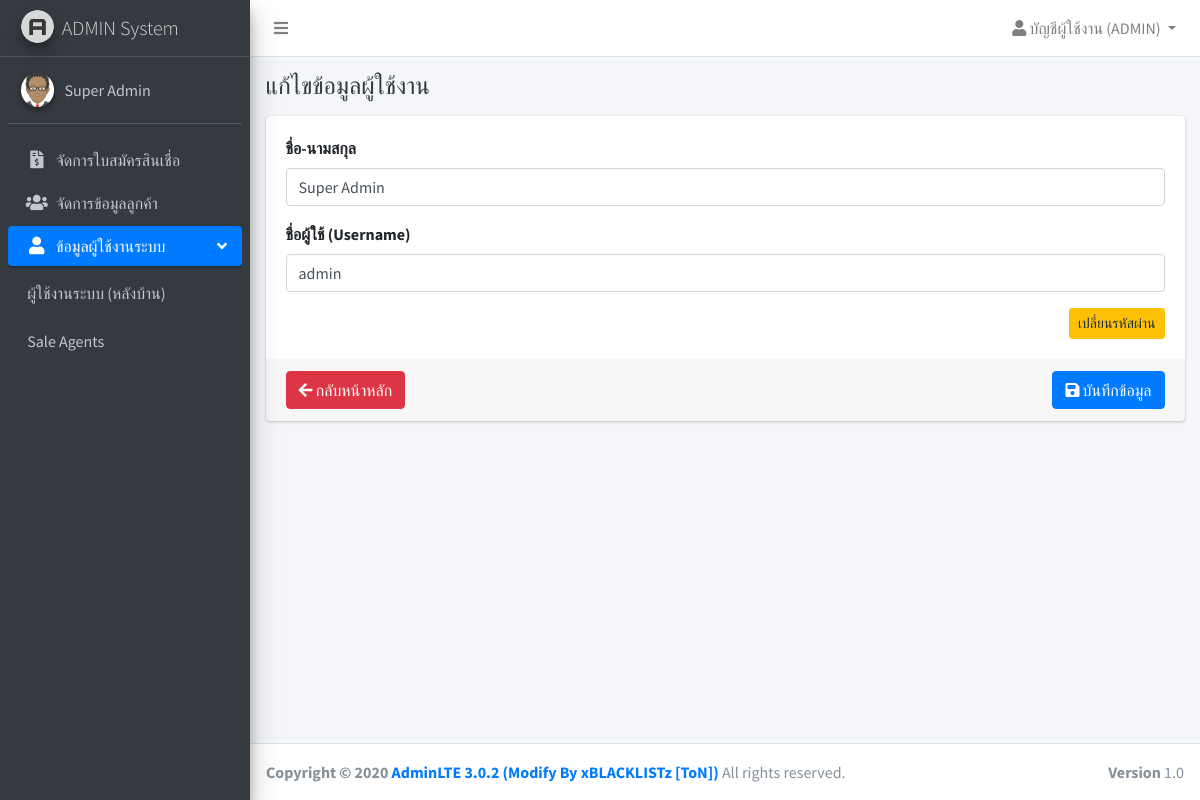
/admin/users/forms.php?page=admins&id=1 (signed in), run on the app's committed database.
### tables this page shows
CREATE TABLE `users` (
  `id` int(11) NOT NULL,
  `username` varchar(32) NOT NULL,
  `password` varchar(64) NOT NULL,
  `name` varchar(255) NOT NULL,
  `is_owner` int(1) NOT NULL,
  `role` varchar(10) NOT NULL,
  `created_at` timestamp NOT NULL DEFAULT current_timestamp(),
  `updated_at` timestamp NULL DEFAULT NULL ON UPDATE current_timestamp()
);

### app/SQLiManager.php (called while the page is built, shortened)
<?php
if(class_exists('SQLiManager') === false)
{
	class SQLiManager{
		var $table;
		var $field;
		var $condition;
		public function SQLiManager()
		{
			$this->connect = mysqli_connect(DB_HOST,DB_USER,DB_PASS,DB_NAME);
			$cs1 = "SET character_set_results=utf8";
			mysqli_query($this->connect,$cs1) or die('Error query: ' . mysqli_error($this->connect));
			$cs2 = "SET character_set_client = utf8";
			mysqli_query($this->connect,$cs2) or die('Error query: ' . mysqli_error($this->connect));
			$cs3 = "SET character_set_connection = utf8";
			mysqli_query($this->connect,$cs3) or die('Error query: ' . mysqli_error($this->connect));
			$this->field="*";
		}
		public function select()
		{
			$this->sql="SELECT $this->field FROM $this->table $this->condition";
			$result=mysqli_query($this->connect,$this->sql) or trigger_error(mysqli_error($this->connect),E_USER_ERROR);
			return $result;
		}
	}
}
?>

### app/check_auth.php (called while the page is built, shortened)
<?php
$sql = new SQLiManager();
if( !empty($_SESSION["admin"]) ){
	$sql->table = "users";
	$sql->field = "name, username";
	$sql->condition = "WHERE id={$_SESSION["admin"]}";
	$rsAuth = $sql->select();
}
if( !empty($rsAuth) ){
	if( mysqli_num_rows($rsAuth) <= 0 ){
		session_destroy();
		ob_clean();
		header("location:".URL);
	}
	else{
		$auth = mysqli_fetch_assoc($rsAuth);
	}
}

### admin/layouts/menu_init.php (called while the page is built)
<?php
$menu[] = ["label"=>"จัดการใบสมัครสินเชื่อ", "key"=>"borrows", "url"=>URL."admin/borrows", 'icon'=>'fas fa-file-invoice-dollar'];
$menu[] = ["label"=>"จัดการข้อมูลลูกค้า", "key"=>"customers", "url"=>URL."admin/customers", 'icon'=>'fa fa-users'];
$sub_admin[] = ["label"=>"ผู้ใช้งานระบบ (หลังบ้าน)", "key"=>"admins", "url"=>URL."admin/users", 'icon'=>''];
$sub_admin[] = ["label"=>"Sale Agents", "key"=>"users", "url"=>URL."admin/sales", 'icon'=>''];
$menu[] = ["label"=>"ข้อมูลผู้ใช้งานระบบ", "key"=>"admins", 'icon'=>'fa fa-user', "sub"=>$sub_admin];

### admin/users/forms.php (the view, shortened to what this page needs)
<?php
include("../layouts/header.php");
include($_pathURL."admin/layouts/navbar.php");
include($_pathURL."admin/layouts/menu.php");
$_title = "เพิ่มข้อมูลผู้ใช้งาน";
$_action = URL."admin/users/save.php?page={$_GET["page"]}";
if( !empty($_GET["id"]) ){
	$sql->table = "users";
	$sql->condition = "WHERE id={$_GET["id"]} LIMIT 1";
	$query = $sql->select();
	$result = mysqli_fetch_assoc($query);
	$_title = "แก้ไขข้อมูลผู้ใช้งาน";
	$_action = URL."admin/users/update.php?page={$_GET["page"]}";
}
?>
<div class="content-wrapper">
	<div class="content-header">
		<div class="container-fluid">
			<div class="row">
				<div class="col-sm-12">
					<div class="clearfix">
						<h4 class="m-0 text-dark float-left"><?= !empty($_title) ? $_title : "" ?></h4>
					</div>
				</div>
			</div>
		</div>
	</div>
	<section class="content">
		<div class="container-fluid">
			<div class="card">
				<form class="form-submit" action="<?=$_action?>" method="POST">
					<div class="card-body">
						<div class="form-group">
							<label for="name">ชื่อ-นามสกุล</label>
							<input type="name" class="form-control" id="name" name="name" placeholder="กรอกชื่อ-นามสกุล" value="<?= !empty($result["name"]) ? $result["name"] : "" ?>">
						</div>
						<div class="form-group">
							<label for="username">ชื่อผู้ใช้ (Username)</label>
							<input type="text" class="form-control" id="username" name="username" placeholder="Username" value="<?= !empty($result["username"]) ? $result["username"] : "" ?>">
						</div>
						<?php if( empty($result) ) { ?>
							<div class="form-group">
								<label for="password">รหัสผ่าน (Password)</label>
								<input type="password" class="form-control" id="password" name="password" placeholder="Password">
								<div class="invalid-feedback"></div>
							</div>
							<div class="form-group">
								<label for="password2">ยืนยันรหัสผ่าน (Confirm Password)</label>
								<input type="password" class="form-control" id="password2" name="password2" placeholder="Confirm Password">
								<div class="invalid-feedback"></div>
							</div>
							<div class="form-group">
								<label for="role">บทบาท</label>
								<select id="role" name="role" class="form-control">
									<option value="">- เลือกบทบาท -</option>
									<?php
									foreach (role() as $key => $value) {
										echo '<option value="'.$value["id"].'">'.$value["name"].'</option>';
									}
									?>
								</select>
								<div class="invalid-feedback"></div>
							</div>
						<?php }else{
							echo '<div class="clearfix">
									<a href='.URL.'admin/users/password.php?id='.$result["id"].'&page='.$_GET["page"].' class="btn btn-sm btn-warning float-right">เปลี่ยนรหัสผ่าน</a>
								  </div>';
						} ?>
					</div>
					<div class="card-footer">
						<div class="clearfix">
							<a href="<?=URL?>admin/users/?page=<?=$_GET["page"]?>" class="btn btn-danger float-left">
								<i class="fa fa-arrow-left"></i> กลับหน้าหลัก
							</a>
							<button type="submit" class="btn btn-primary btn-submit float-right">
								<i class="fa fa-save"></i> บันทึกข้อมูล
							</button>
						</div>
					</div>
				</form>
			</div>
		</div>
	</section>
</div>
<?php
include($_pathURL."admin/layouts/footer.php");
?>

### admin/layouts/navbar.php (shortened to what this page needs)
<nav class="main-header navbar navbar-expand navbar-white navbar-light">
	<ul class="navbar-nav">
		<li class="nav-item">
			<a class="nav-link" data-widget="pushmenu" href="#"><i class="fas fa-bars"></i></a>
		</li>
	</ul>
	<ul class="navbar-nav ml-auto">
		<li class="nav-item dropdown">
			<a class="nav-link dropdown-toggle" href="#" id="navbarDropdown" role="button" data-toggle="dropdown" aria-haspopup="true" aria-expanded="false">
				<i class="fa fa-user"></i> บัญชีผู้ใช้งาน (<?=strtoupper($auth["username"])?>)
			</a>
		</li>
	</ul>
</nav>

### admin/layouts/menu.php (shortened to what this page needs)
<aside class="main-sidebar sidebar-dark-primary elevation-4">
	<a href="index3.html" class="brand-link">
		<img src="<?=IMAGES?>/AdminLTELogo.png" alt="AdminLTE Logo" class="brand-image img-circle elevation-3"
		style="opacity: .8">
		<span class="brand-text font-weight-light">ADMIN System</span>
	</a>
	<div class="sidebar">
		<div class="user-panel mt-3 pb-3 mb-3 d-flex">
			<div class="image">
				<img src="<?=IMAGES?>/avatar.png" class="img-circle elevation-2" alt="User Image">
			</div>
			<div class="info">
				<a href="" class="d-block"><?=$auth["name"]?></a>
			</div>
		</div>
          <?php include("menu_init.php"); ?>
		<nav class="mt-2">
			<ul class="nav nav-pills nav-sidebar flex-column" data-widget="treeview" role="menu" data-accordion="false">
               <?php
               foreach ($menu as $key => $value) {
                    if( empty($value["sub"]) ){
                         ?>
                         <li class="nav-item">
                              <a href="<?=$value["url"]?>?page=<?=$value['key']?>" class="nav-link <?= $value['key'] == $_GET['page'] ? "active" : "" ?>">
                                   <i class="nav-icon <?=$value["icon"]?>"></i>
                                   <p>
                                        <?=$value["label"]?>
                                   </p>
                              </a>
                         </li>
                         <?php
                    }
                    else{
                         ?>
                         <li class="nav-item has-treeview <?= $value['key'] == $_GET['page'] ? "menu-open" : "" ?>">
                              <a href="#" class="nav-link <?= $value['key'] == $_GET['page'] ? "active" : "" ?>">
                                   <i class="nav-icon <?=$value["icon"]?>"></i>
                                   <p>
                                        <?=$value["label"]?>
                                        <i class="right fas fa-angle-left"></i>
                                   </p>
                              </a>
                              <ul class="nav nav-treeview">
                                   <?php
                                   foreach ($value["sub"] as $sub) {
                                        ?>
                                        <li class="nav-item">
                                             <a href="<?=$sub['url']?>?page=<?=$value["key"]?>&sub=<?=$sub["key"]?>" class="nav-link  <?= $sub['key'] == $_GET['sub'] ? "active" : "" ?>">
                                                  <p><?=$sub['label']?></p>
                                             </a>
                                        </li>
                                        <?php
                                   }
                                   ?>
                              </ul>
                         </li>
                         <?php
                    }
               }
               ?>
          </ul>
      </nav>
  </div>
</aside>

### data on the page
users: username "ADMIN", name "Super Admin", username "admin"

### other printed values
$value["label"] "จัดการใบสมัครสินเชื่อ"
$value["label"] "จัดการข้อมูลลูกค้า"
$value["label"] "ข้อมูลผู้ใช้งานระบบ"
$sub['label'] "ผู้ใช้งานระบบ (หลังบ้าน)"
$sub['label'] "Sale Agents"
$_title "แก้ไขข้อมูลผู้ใช้งาน"
